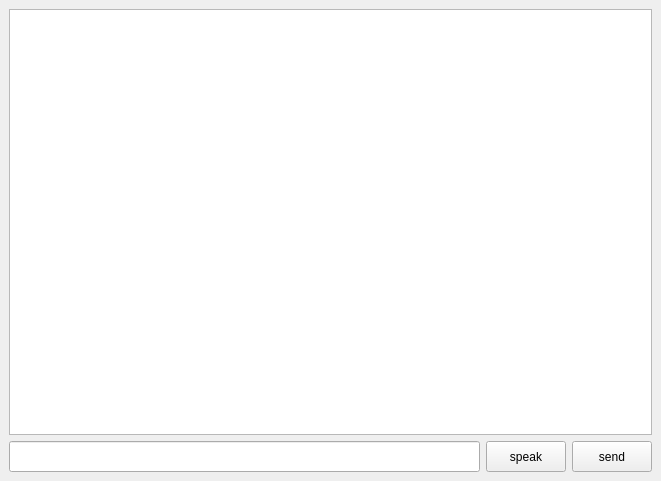
<?xml version="1.0" encoding="UTF-8"?>
<ui version="4.0">
 <class>mainWindow</class>
 <widget class="QMainWindow" name="mainWindow">
  <property name="geometry">
   <rect>
    <x>0</x>
    <y>0</y>
    <width>661</width>
    <height>481</height>
   </rect>
  </property>
  <property name="windowTitle">
   <string>MainWindow</string>
  </property>
  <widget class="QWidget" name="centralwidget">
   <layout class="QVBoxLayout" name="verticalLayout">
    <item>
     <layout class="QGridLayout" name="gridLayout">
      <item row="1" column="2">
       <widget class="QPushButton" name="sendButton">
        <property name="minimumSize">
         <size>
          <width>0</width>
          <height>31</height>
         </size>
        </property>
        <property name="text">
         <string>send</string>
        </property>
       </widget>
      </item>
      <item row="0" column="0" colspan="3">
       <widget class="QListWidget" name="listWidget"/>
      </item>
      <item row="1" column="0">
       <widget class="QLineEdit" name="messageBox">
        <property name="minimumSize">
         <size>
          <width>471</width>
          <height>31</height>
         </size>
        </property>
       </widget>
      </item>
      <item row="1" column="1">
       <widget class="QPushButton" name="speakButton">
        <property name="minimumSize">
         <size>
          <width>0</width>
          <height>31</height>
         </size>
        </property>
        <property name="text">
         <string>speak</string>
        </property>
       </widget>
      </item>
     </layout>
    </item>
   </layout>
  </widget>
 </widget>
 <resources/>
 <connections/>
</ui>
